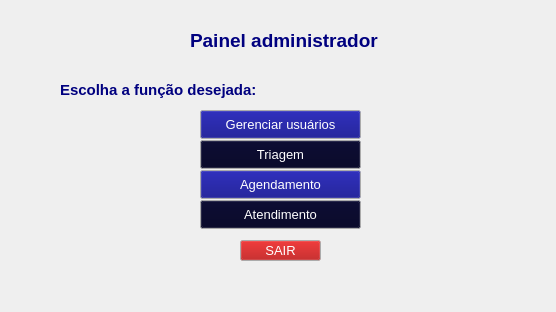
<?xml version="1.0" encoding="UTF-8"?>
<ui version="4.0">
 <class>TelaPrincipalAdmin</class>
 <widget class="QWidget" name="TelaPrincipalAdmin">
  <property name="geometry">
   <rect>
    <x>0</x>
    <y>0</y>
    <width>556</width>
    <height>312</height>
   </rect>
  </property>
  <property name="windowTitle">
   <string>Form</string>
  </property>
  <widget class="QLabel" name="label">
   <property name="geometry">
    <rect>
     <x>190</x>
     <y>30</y>
     <width>191</width>
     <height>20</height>
    </rect>
   </property>
   <property name="palette">
    <palette>
     <active>
      <colorrole role="WindowText">
       <brush brushstyle="SolidPattern">
        <color alpha="255">
         <red>0</red>
         <green>0</green>
         <blue>127</blue>
        </color>
       </brush>
      </colorrole>
     </active>
     <inactive>
      <colorrole role="WindowText">
       <brush brushstyle="SolidPattern">
        <color alpha="255">
         <red>0</red>
         <green>0</green>
         <blue>127</blue>
        </color>
       </brush>
      </colorrole>
     </inactive>
     <disabled/>
    </palette>
   </property>
   <property name="font">
    <font>
     <family>Arial</family>
     <pointsize>14</pointsize>
     <bold>true</bold>
    </font>
   </property>
   <property name="text">
    <string>Painel administrador</string>
   </property>
  </widget>
  <widget class="QLabel" name="label_2">
   <property name="geometry">
    <rect>
     <x>60</x>
     <y>80</y>
     <width>201</width>
     <height>20</height>
    </rect>
   </property>
   <property name="palette">
    <palette>
     <active>
      <colorrole role="WindowText">
       <brush brushstyle="SolidPattern">
        <color alpha="255">
         <red>0</red>
         <green>0</green>
         <blue>127</blue>
        </color>
       </brush>
      </colorrole>
     </active>
     <inactive>
      <colorrole role="WindowText">
       <brush brushstyle="SolidPattern">
        <color alpha="255">
         <red>0</red>
         <green>0</green>
         <blue>127</blue>
        </color>
       </brush>
      </colorrole>
     </inactive>
     <disabled/>
    </palette>
   </property>
   <property name="font">
    <font>
     <family>Arial</family>
     <pointsize>11</pointsize>
     <bold>true</bold>
    </font>
   </property>
   <property name="text">
    <string>Escolha a função desejada:</string>
   </property>
  </widget>
  <widget class="QPushButton" name="user">
   <property name="geometry">
    <rect>
     <x>200</x>
     <y>110</y>
     <width>161</width>
     <height>29</height>
    </rect>
   </property>
   <property name="palette">
    <palette>
     <active>
      <colorrole role="Button">
       <brush brushstyle="SolidPattern">
        <color alpha="255">
         <red>0</red>
         <green>0</green>
         <blue>127</blue>
        </color>
       </brush>
      </colorrole>
      <colorrole role="Text">
       <brush brushstyle="SolidPattern">
        <color alpha="255">
         <red>255</red>
         <green>255</green>
         <blue>255</blue>
        </color>
       </brush>
      </colorrole>
      <colorrole role="ButtonText">
       <brush brushstyle="SolidPattern">
        <color alpha="255">
         <red>255</red>
         <green>255</green>
         <blue>255</blue>
        </color>
       </brush>
      </colorrole>
     </active>
     <inactive>
      <colorrole role="Button">
       <brush brushstyle="SolidPattern">
        <color alpha="255">
         <red>0</red>
         <green>0</green>
         <blue>127</blue>
        </color>
       </brush>
      </colorrole>
      <colorrole role="Text">
       <brush brushstyle="SolidPattern">
        <color alpha="255">
         <red>255</red>
         <green>255</green>
         <blue>255</blue>
        </color>
       </brush>
      </colorrole>
      <colorrole role="ButtonText">
       <brush brushstyle="SolidPattern">
        <color alpha="255">
         <red>255</red>
         <green>255</green>
         <blue>255</blue>
        </color>
       </brush>
      </colorrole>
     </inactive>
     <disabled>
      <colorrole role="Button">
       <brush brushstyle="SolidPattern">
        <color alpha="255">
         <red>0</red>
         <green>0</green>
         <blue>127</blue>
        </color>
       </brush>
      </colorrole>
     </disabled>
    </palette>
   </property>
   <property name="font">
    <font>
     <pointsize>10</pointsize>
    </font>
   </property>
   <property name="text">
    <string>Gerenciar usuários</string>
   </property>
  </widget>
  <widget class="QPushButton" name="tri">
   <property name="geometry">
    <rect>
     <x>200</x>
     <y>140</y>
     <width>161</width>
     <height>29</height>
    </rect>
   </property>
   <property name="palette">
    <palette>
     <active>
      <colorrole role="Button">
       <brush brushstyle="SolidPattern">
        <color alpha="255">
         <red>0</red>
         <green>0</green>
         <blue>34</blue>
        </color>
       </brush>
      </colorrole>
      <colorrole role="Text">
       <brush brushstyle="SolidPattern">
        <color alpha="255">
         <red>255</red>
         <green>255</green>
         <blue>255</blue>
        </color>
       </brush>
      </colorrole>
      <colorrole role="ButtonText">
       <brush brushstyle="SolidPattern">
        <color alpha="255">
         <red>255</red>
         <green>255</green>
         <blue>255</blue>
        </color>
       </brush>
      </colorrole>
     </active>
     <inactive>
      <colorrole role="Button">
       <brush brushstyle="SolidPattern">
        <color alpha="255">
         <red>0</red>
         <green>0</green>
         <blue>34</blue>
        </color>
       </brush>
      </colorrole>
      <colorrole role="Text">
       <brush brushstyle="SolidPattern">
        <color alpha="255">
         <red>255</red>
         <green>255</green>
         <blue>255</blue>
        </color>
       </brush>
      </colorrole>
      <colorrole role="ButtonText">
       <brush brushstyle="SolidPattern">
        <color alpha="255">
         <red>255</red>
         <green>255</green>
         <blue>255</blue>
        </color>
       </brush>
      </colorrole>
     </inactive>
     <disabled>
      <colorrole role="Button">
       <brush brushstyle="SolidPattern">
        <color alpha="255">
         <red>0</red>
         <green>0</green>
         <blue>34</blue>
        </color>
       </brush>
      </colorrole>
     </disabled>
    </palette>
   </property>
   <property name="font">
    <font>
     <pointsize>10</pointsize>
    </font>
   </property>
   <property name="text">
    <string>Triagem</string>
   </property>
  </widget>
  <widget class="QPushButton" name="agend">
   <property name="geometry">
    <rect>
     <x>200</x>
     <y>170</y>
     <width>161</width>
     <height>29</height>
    </rect>
   </property>
   <property name="palette">
    <palette>
     <active>
      <colorrole role="Button">
       <brush brushstyle="SolidPattern">
        <color alpha="255">
         <red>0</red>
         <green>0</green>
         <blue>127</blue>
        </color>
       </brush>
      </colorrole>
      <colorrole role="Text">
       <brush brushstyle="SolidPattern">
        <color alpha="255">
         <red>255</red>
         <green>255</green>
         <blue>255</blue>
        </color>
       </brush>
      </colorrole>
      <colorrole role="ButtonText">
       <brush brushstyle="SolidPattern">
        <color alpha="255">
         <red>255</red>
         <green>255</green>
         <blue>255</blue>
        </color>
       </brush>
      </colorrole>
     </active>
     <inactive>
      <colorrole role="Button">
       <brush brushstyle="SolidPattern">
        <color alpha="255">
         <red>0</red>
         <green>0</green>
         <blue>127</blue>
        </color>
       </brush>
      </colorrole>
      <colorrole role="Text">
       <brush brushstyle="SolidPattern">
        <color alpha="255">
         <red>255</red>
         <green>255</green>
         <blue>255</blue>
        </color>
       </brush>
      </colorrole>
      <colorrole role="ButtonText">
       <brush brushstyle="SolidPattern">
        <color alpha="255">
         <red>255</red>
         <green>255</green>
         <blue>255</blue>
        </color>
       </brush>
      </colorrole>
     </inactive>
     <disabled>
      <colorrole role="Button">
       <brush brushstyle="SolidPattern">
        <color alpha="255">
         <red>0</red>
         <green>0</green>
         <blue>127</blue>
        </color>
       </brush>
      </colorrole>
     </disabled>
    </palette>
   </property>
   <property name="font">
    <font>
     <pointsize>10</pointsize>
    </font>
   </property>
   <property name="text">
    <string>Agendamento</string>
   </property>
  </widget>
  <widget class="QPushButton" name="aten">
   <property name="geometry">
    <rect>
     <x>200</x>
     <y>200</y>
     <width>161</width>
     <height>29</height>
    </rect>
   </property>
   <property name="palette">
    <palette>
     <active>
      <colorrole role="Button">
       <brush brushstyle="SolidPattern">
        <color alpha="255">
         <red>0</red>
         <green>0</green>
         <blue>34</blue>
        </color>
       </brush>
      </colorrole>
      <colorrole role="Text">
       <brush brushstyle="SolidPattern">
        <color alpha="255">
         <red>255</red>
         <green>255</green>
         <blue>255</blue>
        </color>
       </brush>
      </colorrole>
      <colorrole role="ButtonText">
       <brush brushstyle="SolidPattern">
        <color alpha="255">
         <red>255</red>
         <green>255</green>
         <blue>255</blue>
        </color>
       </brush>
      </colorrole>
     </active>
     <inactive>
      <colorrole role="Button">
       <brush brushstyle="SolidPattern">
        <color alpha="255">
         <red>0</red>
         <green>0</green>
         <blue>34</blue>
        </color>
       </brush>
      </colorrole>
      <colorrole role="Text">
       <brush brushstyle="SolidPattern">
        <color alpha="255">
         <red>255</red>
         <green>255</green>
         <blue>255</blue>
        </color>
       </brush>
      </colorrole>
      <colorrole role="ButtonText">
       <brush brushstyle="SolidPattern">
        <color alpha="255">
         <red>255</red>
         <green>255</green>
         <blue>255</blue>
        </color>
       </brush>
      </colorrole>
     </inactive>
     <disabled>
      <colorrole role="Button">
       <brush brushstyle="SolidPattern">
        <color alpha="255">
         <red>0</red>
         <green>0</green>
         <blue>34</blue>
        </color>
       </brush>
      </colorrole>
     </disabled>
    </palette>
   </property>
   <property name="font">
    <font>
     <pointsize>10</pointsize>
    </font>
   </property>
   <property name="text">
    <string>Atendimento</string>
   </property>
  </widget>
  <widget class="QPushButton" name="sair">
   <property name="geometry">
    <rect>
     <x>240</x>
     <y>240</y>
     <width>81</width>
     <height>21</height>
    </rect>
   </property>
   <property name="palette">
    <palette>
     <active>
      <colorrole role="Button">
       <brush brushstyle="SolidPattern">
        <color alpha="255">
         <red>170</red>
         <green>0</green>
         <blue>0</blue>
        </color>
       </brush>
      </colorrole>
      <colorrole role="Text">
       <brush brushstyle="SolidPattern">
        <color alpha="255">
         <red>255</red>
         <green>255</green>
         <blue>255</blue>
        </color>
       </brush>
      </colorrole>
      <colorrole role="ButtonText">
       <brush brushstyle="SolidPattern">
        <color alpha="255">
         <red>255</red>
         <green>255</green>
         <blue>255</blue>
        </color>
       </brush>
      </colorrole>
     </active>
     <inactive>
      <colorrole role="Button">
       <brush brushstyle="SolidPattern">
        <color alpha="255">
         <red>170</red>
         <green>0</green>
         <blue>0</blue>
        </color>
       </brush>
      </colorrole>
      <colorrole role="Text">
       <brush brushstyle="SolidPattern">
        <color alpha="255">
         <red>255</red>
         <green>255</green>
         <blue>255</blue>
        </color>
       </brush>
      </colorrole>
      <colorrole role="ButtonText">
       <brush brushstyle="SolidPattern">
        <color alpha="255">
         <red>255</red>
         <green>255</green>
         <blue>255</blue>
        </color>
       </brush>
      </colorrole>
     </inactive>
     <disabled>
      <colorrole role="Button">
       <brush brushstyle="SolidPattern">
        <color alpha="255">
         <red>170</red>
         <green>0</green>
         <blue>0</blue>
        </color>
       </brush>
      </colorrole>
     </disabled>
    </palette>
   </property>
   <property name="font">
    <font>
     <pointsize>10</pointsize>
    </font>
   </property>
   <property name="text">
    <string>SAIR</string>
   </property>
  </widget>
 </widget>
 <resources/>
 <connections/>
</ui>
